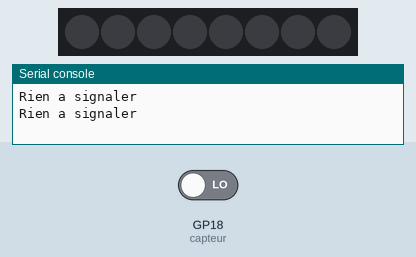
This program was run on a simulated Raspberry Pi Pico running MicroPython. Parts: 8 RGB LEDs in strip order, left to right, the last lines printed to the serial console. Inputs (shaded band) come from the test bench; at power-on: GP18 (capteur) LOW. Dim RGB values are drawn brighter than linear.

Above: at 1.2 s.
1.3 s: GP18 (capteur) driven HIGH
At 2.3 s:
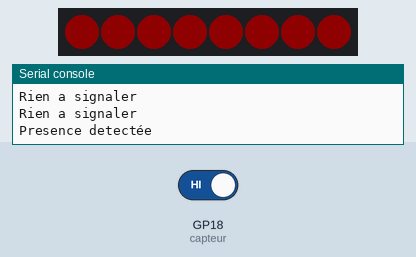
3.5 s: GP18 (capteur) driven LOW
At 5.1 s:
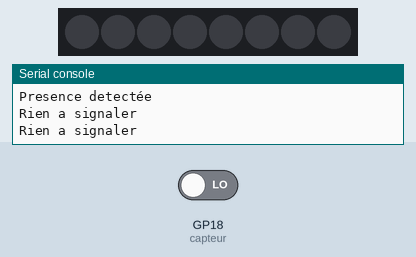
Timing chart, 0 to 6.6 s (numbered marks = the images above; inputs shaded):
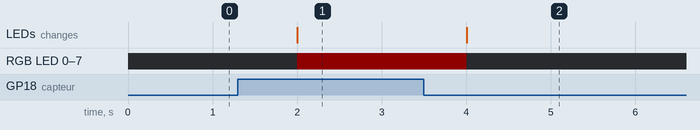

Measured:
- after the input at 1.3 s, RGB LED 0–7: off → RGB(15, 0, 0) after 0.70 s; the LEDs: change after 0.70 s (image 1)
- after the input at 3.5 s, RGB LED 0–7: RGB(15, 0, 0) → off after 0.50 s; the LEDs: change after 0.50 s (image 2)

The program:

code_pir_neopixel.py
```python
from machine import Pin
from neopixel import Neopixel
from time import sleep

#declaration du capteur PIR
capteur = Pin(18, Pin.IN)
valeur_detection = 1

# declaration du ruban de leds
NUM_LED = 8
PIN_NB = 13
leds = Neopixel(NUM_LED, 0, PIN_NB, "GRB")

# on definit la luminosite des leds / 255
leds.brightness(15)
# on eteint toute les leds
leds.clear()
# on affiche
leds.show()

while True:
    valeur_lue = capteur.value()

    #si quelquechose a ete detecte
    if valeur_lue == valeur_detection:
        print("Presence detectée")
        # on allume toutes les leds du sapin en rouge
        leds.fill((255,0,0))
        leds.show()
    #sinon
    else:
        print("Rien a signaler")
        # on eteint les leds du sapin
        leds.clear() # equivalent a: leds.fill((0,0,0))
        leds.show()

    #on attends 1 seconde avant de relire
    sleep(1)
```
